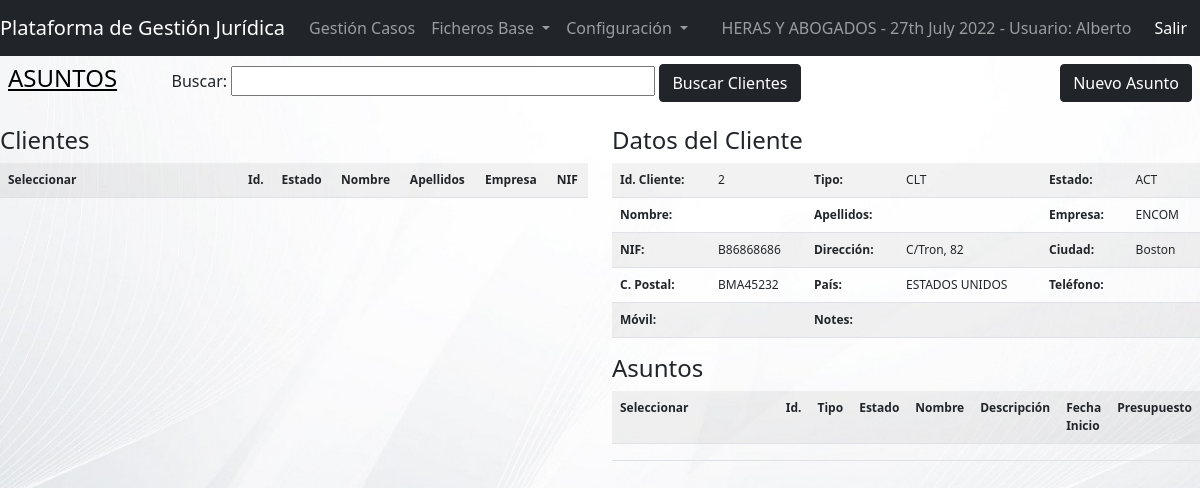
Page /view/projects.php?entid=2 (signed in) on the earlier database version.
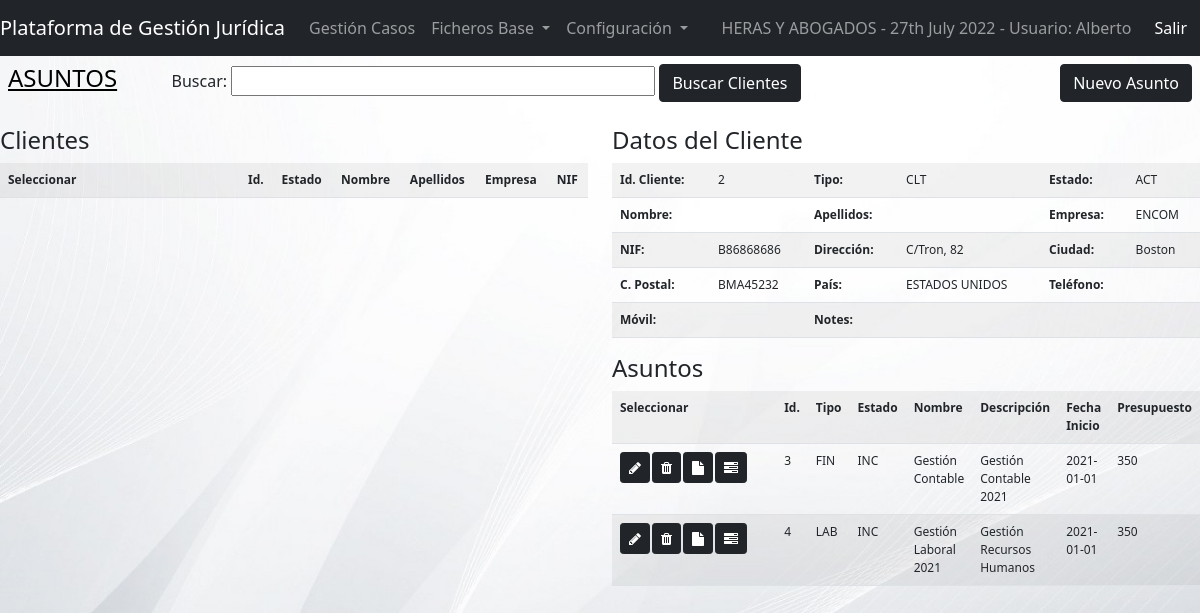
Same page on the later database version.
### tables this page shows
CREATE TABLE IF NOT EXISTS `entities` (
  `ENTId` int(11) NOT NULL AUTO_INCREMENT,
  `ENTType` varchar(10) NOT NULL,
  `ENTStatus` varchar(10) NOT NULL,
  `ENTName` varchar(75) DEFAULT NULL,
  `ENTLastName` varchar(100) DEFAULT NULL,
  `ENTCompany` varchar(100) DEFAULT NULL,
  `ENTFiscalId` varchar(50) DEFAULT NULL,
  `ENTAddress` varchar(175) DEFAULT NULL,
  `ENTCity` varchar(75) DEFAULT NULL,
  `ENTPostalCode` varchar(20) DEFAULT NULL,
  `ENTCountry` varchar(50) DEFAULT NULL,
  `ENTEmail` varchar(150) DEFAULT NULL,
  `ENTPhone` varchar(20) DEFAULT NULL,
  `ENTMobile` varchar(20) DEFAULT NULL,
  `ENTAccount` varchar(50) DEFAULT NULL,
  `ENTPayment` int(11) DEFAULT 0,
  `ENTPaymentDay` int(11) DEFAULT 0,
  `ENTBank` varchar(50) DEFAULT NULL,
  `ENTBillingNotes` varchar(255) DEFAULT NULL,
  `ENTNotes` varchar(255) DEFAULT NULL,
  `ENTDateInsert` datetime DEFAULT NULL,
  `ENTInsertBy` varchar(50) DEFAULT NULL,
  `ENTDateUpdate` datetime DEFAULT NULL,
  `ENTUpdateBy` varchar(50) DEFAULT NULL,
  PRIMARY KEY (`ENTId`)
);

CREATE TABLE IF NOT EXISTS `projects` (
  `PRJId` int(11) NOT NULL AUTO_INCREMENT,
  `PRJIdEntity` int(11) DEFAULT NULL,
  `PRJIdEmployee` int(11) DEFAULT NULL,
  `PRJType` varchar(10) DEFAULT NULL,
  `PRJStatus` varchar(10) DEFAULT NULL,
  `PRJName` varchar(50) DEFAULT NULL,
  `PRJDescription` varchar(250) DEFAULT NULL,
  `PRJDateStart` date DEFAULT NULL,
  `PRJDateEnd` date DEFAULT NULL,
  `PRJDateStartPln` date DEFAULT NULL,
  `PRJDateEndPln` date DEFAULT NULL,
  `PRJBudget` float DEFAULT NULL,
  `PRJBudgetReal` float DEFAULT NULL,
  `PRJCost` float DEFAULT NULL,
  `PRJCostReal` float DEFAULT NULL,
  `PRJNotes` varchar(255) DEFAULT NULL,
  `PRJDateInsert` date DEFAULT NULL,
  `PRJInsertBy` varchar(50) DEFAULT NULL,
  `PRJDateUpdate` date DEFAULT NULL,
  `PRJUpdateBy` varchar(50) DEFAULT NULL,
  PRIMARY KEY (`PRJId`),
  KEY `FKPRJEntity` (`PRJIdEntity`),
  KEY `FKPRJEmployee` (`PRJIdEmployee`),
  CONSTRAINT `FKPRJEmployee` FOREIGN KEY (`PRJIdEmployee`) REFERENCES `employees` (`EMPId`) ON DELETE SET NULL ON UPDATE SET NULL,
  CONSTRAINT `FKPRJEntity` FOREIGN KEY (`PRJIdEntity`) REFERENCES `entities` (`ENTId`) ON DELETE SET NULL ON UPDATE SET NULL
);

### model/dbcrud.php (called while the page is built, shortened)
<?php
    class dbcrud {
        public function sql ($sql){
            $dbConn = new dbconn();
            $dbConn->connect();
            $conn = $dbConn->getConn();
            $result = $conn->query($sql);
            return $result;
        }
    }
?>

### controller/cntProject.php (the view, shortened to what this page needs)
<?php
    include_once '../model/dbcrud.php';
    function selectEntities($entfilter){
        echo '<tr>'
                . '<th style="width:240px">Seleccionar</th><th>Id.</th><th>Estado</th><th>Nombre</th><th>Apellidos</th><th>Empresa</th><th>NIF</th>'
           . '</tr>';
    }
    function selectedEntityById($idEnt){
        $prjCrud = new dbcrud();
        $prjSQL = "SELECT * FROM entities WHERE ENTId = " . $idEnt;
        $result = $prjCrud->sql($prjSQL);
        if ($result->num_rows > 0) {
            while($row = $result->fetch_assoc()) {
                echo  '<tr>'
                . '<td><b>Id. Cliente:</b></td><td>'.$row["ENTId"].'</td>'
                . '<td><b>Tipo:</b></td><td>'.$row["ENTType"].'</td>'
                . '<td><b>Estado:</b></td><td>'.$row["ENTStatus"].'</td>'
                . '</tr>'
                . '<tr>'
                . '<td><b>Nombre:</b></td><td>'.$row["ENTName"].'</td>'
                . '<td><b>Apellidos:</b></td><td>'.$row["ENTLastName"].'</td>'
                . '<td><b>Empresa:</b></td><td>'.$row["ENTCompany"].'</td>'
                . '</tr>'
                . '<tr>'
                . '<td><b>NIF:</b></td><td>'.$row["ENTFiscalId"].'</td>'
                . '<td><b>Dirección:</b></td><td>'.$row["ENTAddress"].'</td>'
                . '<td><b>Ciudad:</b></td><td>'.$row["ENTCity"].'</td>'
                . '</tr>'
                . '<tr>'
                . '<td><b>C. Postal:</b></td><td>'.$row["ENTPostalCode"].'</td>'
                . '<td><b>País:</b></td><td>'.$row["ENTCountry"].'</td>'
                . '<td><b>Teléfono:</b></td><td>'.$row["ENTPhone"].'</td>'
                . '</tr>'
                . '<tr>'
                . '<td><b>Móvil:</b></td><td>'.$row["ENTMobile"].'</td>'
                . '<td><b>Notes:</b></td><td colspan="3">'.$row["ENTNotes"].'</td>'
                . '</tr>';
            }
        }
    }
    function selectProjects($identity){
        $prjCrud = new dbcrud();
        echo '<tr>'
                . '<th style="width:260px">Seleccionar</th><th>Id.</th><th>Tipo</th><th>Estado</th><th>Nombre</th><th>Descripción</th><th>Fecha Inicio</th><th>Presupuesto</th>'
           . '</tr>';
        if ($identity > 0)
        {
            $prjSQL = "SELECT * FROM projects WHERE PRJIdEntity = " .$identity;
            $result = $prjCrud->sql($prjSQL);
            if ($result->num_rows > 0) {
              while($row = $result->fetch_assoc()) {
               echo '<tr><td><a href="projectdata.php?update&idproject='.$row["PRJId"].'" target="_blank" class="btn btn-dark btn-sm" role="button" data-toggle="tooltip" data-placement="top" title="Editar Asunto"><i class="fa fa-pencil" aria-hidden="true"></i></a>'
                        .'<a href="projectdata.php?delete&idproject='.$row["PRJId"].'" target="_blank" class="btn btn-dark btn-sm" role="button" style="margin-left: 2px" data-toggle="tooltip" data-placement="top" title="Eliminar Asunto"><i class="fa fa-trash" aria-hidden="true"></i></a>'
                        .'<a href="docs.php?obj=PROJECTS&objid='.$row["PRJId"].'" target="_blank" class="btn btn-dark btn-sm" role="button" style="margin-left: 2px" data-toggle="tooltip" data-placement="top" title="Documentos del Asunto"><i class="fa fa-file" aria-hidden="true"></i></a>'
                        .'<a href="tasks.php?idproject='.$row["PRJId"].'" class="btn btn-dark btn-sm" role="button" style="margin-left: 2px" data-toggle="tooltip" data-placement="top" title="Tareas del Asunto"><i class="fa fa-tasks" aria-hidden="true"></i></a></td>'
                        . '<td>'.$row["PRJId"].'</td><td>'.$row["PRJType"].'</td><td>'.$row["PRJStatus"].'</td><td>'
                        .$row["PRJName"].'</td><td>'.$row["PRJDescription"].'</td><td>'.$row["PRJDateStart"].'</td><td>'.$row["PRJBudget"].'</td>'
                    .'</tr>';
                }
            }
            else {
                echo '<tr><td></td><td></td><td></td><td></td><td></td><td></td><td></td><td></td></tr>';
            }
        }
    }
?>

### view/projects.php (shortened to what this page needs)
<?php
    include '../controller/cntProject.php';
?>
<!DOCTYPE html>
<html>
<head>
    <link rel="stylesheet" href="css/globalstyles.css">
    <link href="https://cdn.jsdelivr.net/npm/bootstrap@5.1.3/dist/css/bootstrap.min.css" rel="stylesheet">
    <link rel="stylesheet" href="https://cdnjs.cloudflare.com/ajax/libs/font-awesome/4.7.0/css/font-awesome.min.css">
</head>
<body class="bgsilver">
    <?php
        include 'menu.php';
    ?>
    <table class="table table-borderless">
        <tr>
            <td>
                <h4> <a href="projects.php" style="align: right; color: black">ASUNTOS</a> </h4>
            </td>
            <td>
                <form class="w3-container" action="../controller/cntProject.php" method="post">
                    Buscar: <input type="text" name="entprjfilter" id="txtfilter" size="40" value="">
                    <input type="submit" class="btn btn-dark btn-md" value="Buscar Clientes">
                </form
            </td>
            <td style="text-align: right">
                <?php
                 if (isset($_REQUEST['entid'])){
                    echo '<a href="projectdata.php?prjinsert&identity='. $_REQUEST['entid'].'" target="_blank" class="btn btn-dark btn-md" role="button">Nuevo Asunto</a>';
                }
                ?>
            </td>
        </tr>
    </table>
    <div class="row">
        <div class="col-md-6">
            <h4>Clientes</h4>
            <div class="table-responsive" style="height: 800px;overflow: scroll;">
                <table id="DataTable" class="table table-striped" style="font-size: 75%">
                    <?php
                        if (isset($_SESSION['entprjfilter'])){
                            selectEntities($_SESSION['entprjfilter']);
                        }
                        else {
                            selectEntities("");
                        }
                    ?>
                </table>
            </div>
        </div>
        <div class="col-md-6">
            <?php
                 if (isset($_REQUEST['entid'])){
                    ECHO '<h4>Datos del Cliente</h4>';
                    ECHO '<table id="DataTable" class="table table-striped" style="font-size: 75%">';
                    selectedEntityById($_REQUEST['entid']);
                    ECHO '</table>';
                }
            ?>
            <h4>Asuntos</h4>
            <form class="w3-container" action="../controller/cntProject.php" method="post">
                <table class="table table-striped" style="font-size: 75%">
                    <?php
                    if (isset($_REQUEST['entid'])){
                        selectProjects($_REQUEST['entid']);
                    }
                    else {
                        selectProjects(0);
                    }
                    ?>
                </table>
            </form>
        </div>
    </div>
</body>
</html>

### view/menu.php
<!DOCTYPE html>
<?php
    echo '
        <nav class="navbar navbar-expand-md bg-dark navbar-dark">
            <a class="navbar-brand" href="home.php">Plataforma de Gestión Jurídica</a>
            <button class="navbar-toggler" type="button" data-toggle="collapse" data-target="#collapsibleNavbar">
              <span class="navbar-toggler-icon"></span>
            </button>
            <div class="collapse navbar-collapse" id="collapsibleNavbar">
                <ul class="navbar-nav">
                  <li class="nav-item">
                    <a class="nav-link" href="projects.php">Gestión Casos</a>
                  </li>
                  <li class="nav-item dropdown">
                    <a class="nav-link dropdown-toggle" href="#" role="button" data-bs-toggle="dropdown">
                      Ficheros Base
                    </a>
                    <div class="dropdown-menu">
                      <a class="dropdown-item" href="entities.php">Clientes</a>
                      <a class="dropdown-item" href="employees.php">Abogados</a>
                    </div>
                  </li>
                  <li class="nav-item dropdown">
                   <a class="nav-link dropdown-toggle" href="#" role="button" data-bs-toggle="dropdown">
                      Configuración
                    </a>
                    <div class="dropdown-menu">
                      <a class="dropdown-item" href="users.php">Usuarios</a>
                      <a class="dropdown-item" href="#">Plataforma</a>
                    </div>
                  </li>
                </ul>
            </div>
            <span class="navbar-text">HERAS Y ABOGADOS - ';
                echo date("jS F Y") . " - Usuario: ";
                if(isset ($_SESSION['username'])){
                    echo $_SESSION['username'];
                }
                echo '
            </span>
            <form class="w3-container" action="../controller/cntLogin.php" method="post">
                <input type="hidden" name="salir" value="salir">
                <button class="btn btn-dark btn-md" style="margin-left: 10px">Salir</button>
            </form>
    </nav>';
?>

### view/css/globalstyles.css (style rules this page uses)
.bgsilver { background-image: url('../imgs/bg04.jpg'); background-repeat: no-repeat; background-attachment: fixed; background-size: cover; }

Differences in the rows shown:
added projects: PRJId "3", PRJType "FIN", PRJStatus "INC", PRJName "Gestión Contable", PRJDescription "Gestión Contable 2021", PRJDateStart "2021-01-01", PRJBudget "350"
added projects: PRJId "4", PRJType "LAB", PRJStatus "INC", PRJName "Gestión Laboral 2021", PRJDescription "Gestión Recursos Humanos", PRJDateStart "2021-01-01", PRJBudget "350"
